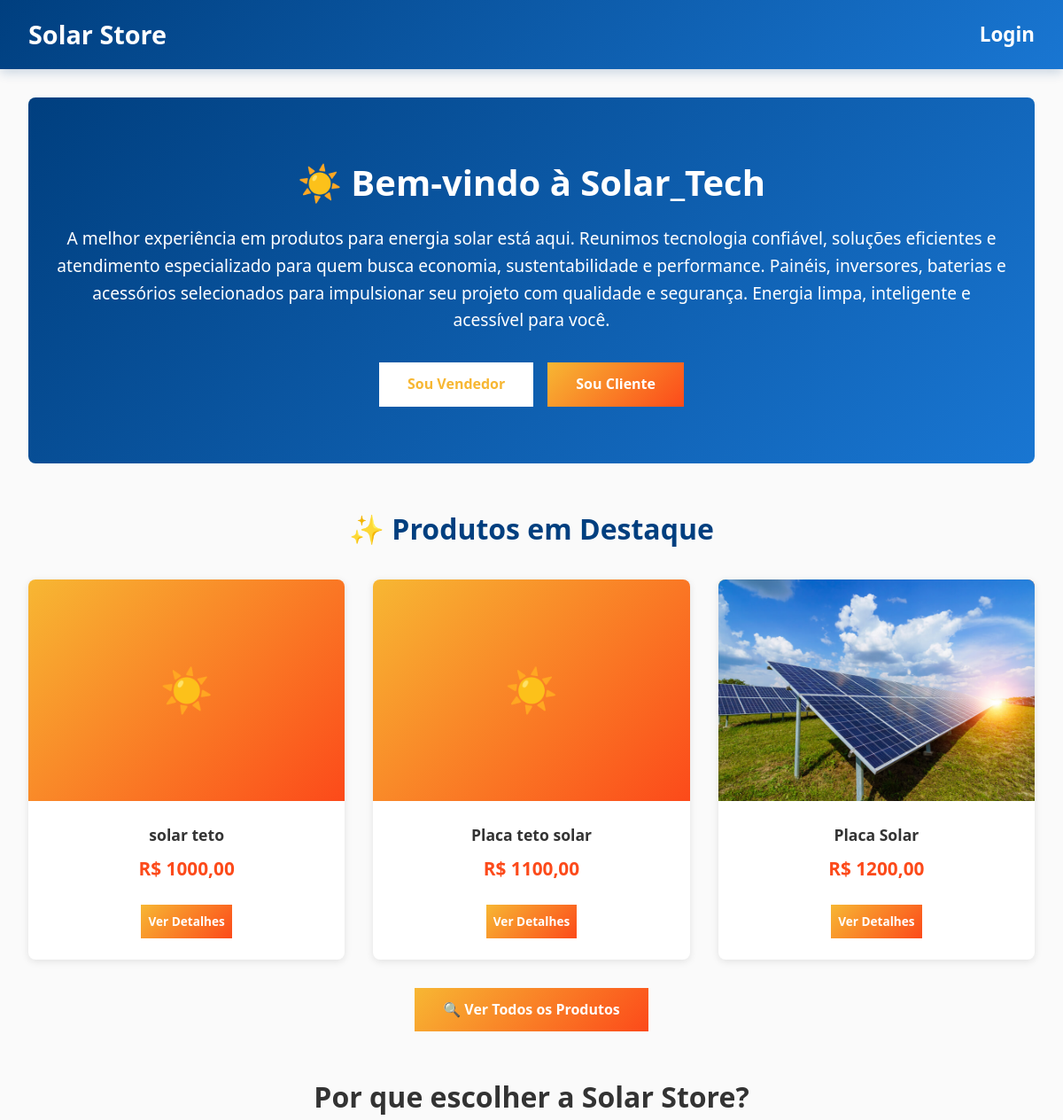
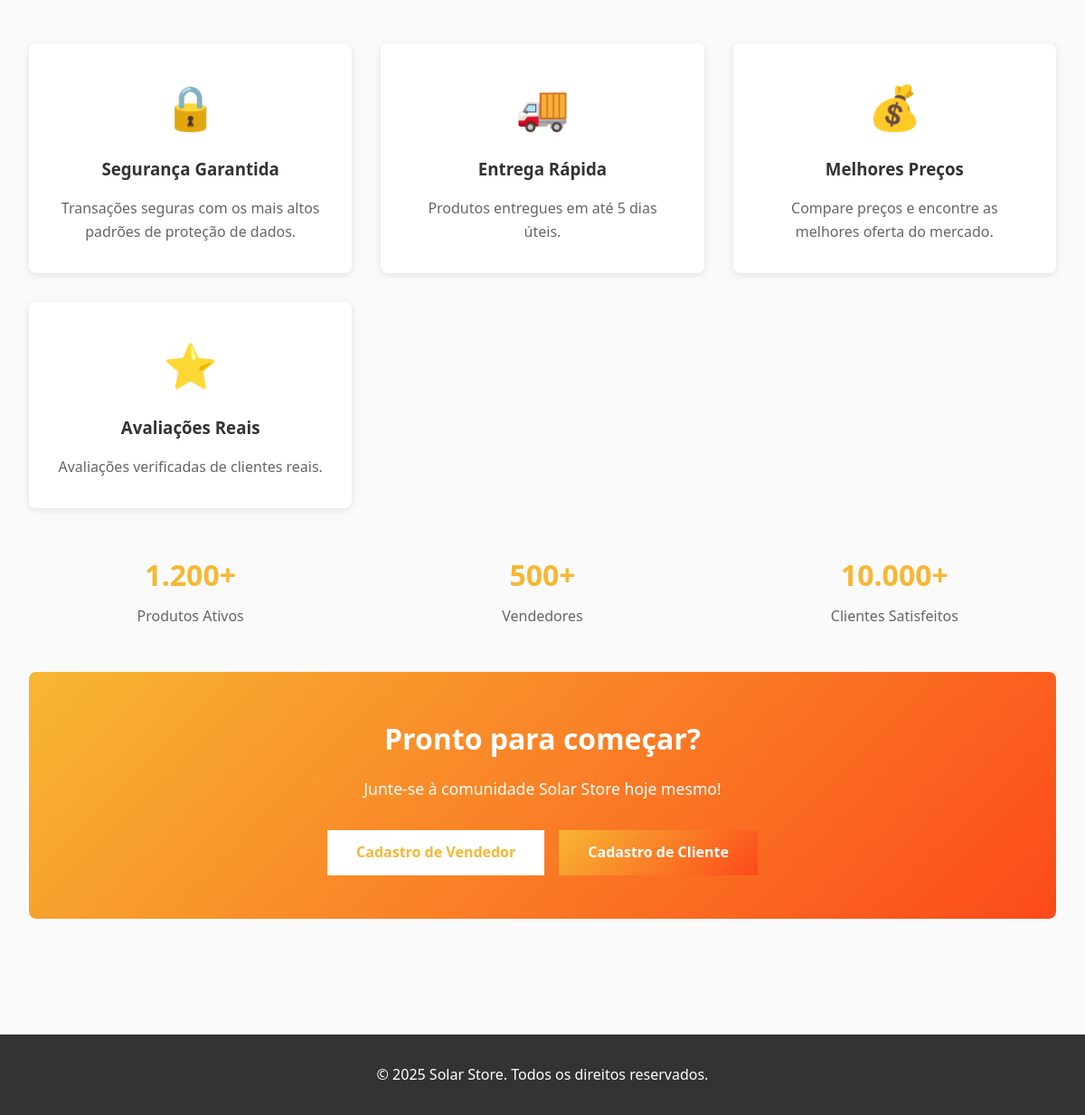
The page / on the database its author committed (2 pictures, top to bottom).
### products/models.py (models this page shows, shortened)
class Product(models.Model):
    seller = models.ForeignKey('accounts.SellerProfile', on_delete=models.CASCADE, related_name='products')
    name = models.CharField(max_length=255)
    slug = models.SlugField(max_length=255, unique=True, blank=True)
    description = models.TextField(blank=True)
    price = models.DecimalField(max_digits=10, decimal_places=2)
    quantity = models.PositiveIntegerField(default=0)
    image = models.ImageField(upload_to='products/%Y/%m/%d/', blank=True, null=True)
    image_url = models.URLField(max_length=500, blank=True, null=True, help_text="Link externo para imagem (ex: https://exemplo.com/imagem.png)")
    created_at = models.DateTimeField(auto_now_add=True)
    updated_at = models.DateTimeField(auto_now=True)
    class Meta:
        ordering = ['-created_at']

### solar_store/views.py (the view)
# urls.py: 2. Add a URL to urlpatterns:  path('', views.home, name='home')
def home(request):
    products = Product.objects.filter(quantity__gt=0).order_by('-created_at')[:4]
    return render(request, 'home.html', {'products': products})

### templates/home.html (shortened to what this page needs)
{% extends "base/base.html" %}
{% block extra_css %}
{% load static %}
<link rel="stylesheet" href="{% static 'css/home.css' %}">
{% endblock %}
{% block content %}
<section class="hero">
    <h1>☀️ Bem-vindo à Solar_Tech</h1>
    <p>A melhor experiência em produtos para energia solar está aqui. Reunimos tecnologia confiável, soluções eficientes e atendimento especializado para quem busca economia, sustentabilidade e performance. Painéis, inversores, baterias e acessórios selecionados para impulsionar seu projeto com qualidade e segurança.
Energia limpa, inteligente e acessível para você.</p>
    {% if user.is_authenticated %}
        <div class="hero-buttons">
            {% if user.seller_profile %}
                <a href="{% url 'seller_dashboard' %}" class="btn btn-white">
                    📊 Ir para Dashboard
                </a>
            {% elif user.customer_profile %}
                <a href="{% url 'customer_dashboard' %}" class="btn btn-white">
                    🛍️ Ir para Dashboard
                </a>
            {% endif %}
            <a href="{% url 'product_list' %}" class="btn btn-primary">
                Explorar Produtos
            </a>
        </div>
    {% else %}
        <div class="hero-buttons">
            <a href="{% url 'seller_register' %}" class="btn btn-white">
                Sou Vendedor
            </a>
            <a href="{% url 'customer_register' %}" class="btn btn-primary">
                Sou Cliente
            </a>
        </div>
    {% endif %}
</section>
{% if products %}
<section class="products-preview">
    <h2>✨ Produtos em Destaque</h2>
    <div class="products-preview-grid">
        {% for product in products|slice:":4" %}
        <div class="product-preview-card">
            <div class="product-preview-image">
                {% if product.image_url %}
                    <img src="{{ product.image_url }}" alt="{{ product.name }}" onerror="this.style.display='none'; this.parentElement.textContent='☀️';">
                {% elif product.image %}
                    <img src="{{ product.image.url }}" alt="{{ product.name }}" onerror="this.style.display='none'; this.parentElement.textContent='☀️';">
                {% else %}
                    ☀️
                {% endif %}
            </div>
            <div class="product-preview-info">
                <div class="product-preview-name">{{ product.name|truncatewords:3 }}</div>
                <div class="product-preview-price">R$ {{ product.price|floatformat:2 }}</div>
                <a href="{% url 'product_detail' slug=product.slug %}" class="btn btn-primary" style="font-size: 0.85rem; padding: 0.5rem; margin-top: 0.5rem;">
                    Ver Detalhes
                </a>
            </div>
        </div>
        {% endfor %}
    </div>
    <div style="text-align: center; margin-top: 2rem;">
        <a href="{% url 'product_list' %}" class="btn btn-primary" style="font-size: 1rem; padding: 0.75rem 2rem;">
            🔍 Ver Todos os Produtos
        </a>
    </div>
</section>
{% endif %}
<section>
    <h2 style="text-align: center; color: #333; margin: 3rem 0 2rem 0; font-size: 2rem;">Por que escolher a Solar Store?</h2>
    <div class="features">
        <div class="feature-card">
            <div class="feature-icon">🔒</div>
            <h3>Segurança Garantida</h3>
            <p>Transações seguras com os mais altos padrões de proteção de dados.</p>
        </div>
        <div class="feature-card">
            <div class="feature-icon">🚚</div>
            <h3>Entrega Rápida</h3>
            <p>Produtos entregues em até 5 dias úteis.</p>
        </div>
        <div class="feature-card">
            <div class="feature-icon">💰</div>
            <h3>Melhores Preços</h3>
            <p>Compare preços e encontre as melhores oferta do mercado.</p>
        </div>
        <div class="feature-card">
            <div class="feature-icon">⭐</div>
            <h3>Avaliações Reais</h3>
            <p>Avaliações verificadas de clientes reais.</p>
        </div>
    </div>
</section>
<section class="stats">
    <div class="stat-item">
        <h3>1.200+</h3>
        <p>Produtos Ativos</p>
    </div>
    <div class="stat-item">
        <h3>500+</h3>
        <p>Vendedores</p>
    </div>
    <div class="stat-item">
        <h3>10.000+</h3>
        <p>Clientes Satisfeitos</p>
    </div>
</section>
{% if not user.is_authenticated %}
<section class="cta-section">
    <h2>Pronto para começar?</h2>
    <p>Junte-se à comunidade Solar Store hoje mesmo!</p>
    <div style="display: flex; gap: 1rem; justify-content: center; flex-wrap: wrap;">
        <a href="{% url 'seller_register' %}" class="btn btn-white">
            Cadastro de Vendedor
        </a>
        <a href="{% url 'customer_register' %}" class="btn btn-primary">
            Cadastro de Cliente
        </a>
    </div>
</section>
{% endif %}
{% endblock %}

### static/css/base.css (style rules this page uses)
:root { --solar-yellow: #f7b733; --solar-orange: #fc4a1a; --solar-blue: #003f7f; --solar-blue-light: #1976d2; --solar-gray: #6e6e6e; --solar-light: #fafafa; --primary: #f7b733; --secondary: #fc4a1a; --success: #28a745; --warning: #ffc107; --danger: #d9534f; --light: #fafafa; --gray: #6e6e6e; --border: #f0f0f0; }
* { margin: 0; padding: 0; box-sizing: border-box; }
body { font-family: 'Segoe UI', Tahoma, Geneva, Verdana, sans-serif; background-color: var(--solar-light); color: var(--solar-gray); line-height: 1.6; }
.btn { display: inline-block; padding: 0.75rem 1.5rem; border-radius: 0; border: none; cursor: pointer; font-size: 1rem; transition: all 0.3s; text-decoration: none; text-align: center; }
.btn-primary { background: linear-gradient(135deg, #f7b733 0%, #fc4a1a 100%); color: white; font-weight: 600; border: none; }

### static/css/home.css (style rules this page uses)
.hero { background: linear-gradient(135deg, #003f7f 0%, #1976d2 100%); color: white; padding: 4rem 2rem; text-align: center; border-radius: 8px; margin-bottom: 3rem; }
.hero h1 { font-size: 2.5rem; margin-bottom: 1rem; }
.hero p { font-size: 1.2rem; margin-bottom: 2rem; }
.hero-buttons { display: flex; gap: 1rem; justify-content: center; flex-wrap: wrap; }
.hero .btn { font-size: 1rem; padding: 0.75rem 2rem; }
.btn-white { background-color: white; color: #f7b733; font-weight: 600; }
.features { display: grid; grid-template-columns: repeat(auto-fit, minmax(300px, 1fr)); gap: 2rem; margin: 3rem 0; }
.feature-card { background: white; border-radius: 8px; padding: 2rem; text-align: center; box-shadow: 0 2px 8px rgba(0, 0, 0, 0.1); transition: transform 0.3s; }
.feature-icon { font-size: 3rem; margin-bottom: 1rem; }
.feature-card h3 { color: #333; margin-bottom: 1rem; }
.feature-card p { color: #666; }
.cta-section { background: linear-gradient(135deg, #f7b733 0%, #fc4a1a 100%); color: white; padding: 3rem 2rem; border-radius: 8px; text-align: center; margin: 3rem 0; }
.cta-section h2 { font-size: 2rem; margin-bottom: 1rem; }
.cta-section p { font-size: 1.1rem; margin-bottom: 2rem; }
.cta-section .btn { font-size: 1rem; padding: 0.75rem 2rem; }
.products-preview { margin: 3rem 0; }
.products-preview h2 { color: #003f7f; margin-bottom: 2rem; text-align: center; font-size: 2rem; }
.products-preview-grid { display: grid; grid-template-columns: repeat(auto-fill, minmax(280px, 1fr)); gap: 2rem; }
.product-preview-card { background: white; border-radius: 8px; overflow: hidden; box-shadow: 0 2px 8px rgba(0, 0, 0, 0.1); text-align: center; transition: transform 0.3s, box-shadow 0.3s; }
.product-preview-image { width: 100%; height: 250px; background: linear-gradient(135deg, #f7b733 0%, #fc4a1a 100%); display: flex; align-items: center; justify-content: center; font-size: 3rem; overflow: hidden; }
.product-preview-image img { width: 100%; height: 100%; object-fit: cover; }
.product-preview-info { padding: 1.5rem; }
.product-preview-name { font-weight: 600; color: #333; margin-bottom: 0.5rem; font-size: 1.1rem; }
.product-preview-price { color: #fc4a1a; font-weight: bold; font-size: 1.3rem; margin-bottom: 1rem; }
.stats { display: grid; grid-template-columns: repeat(auto-fit, minmax(200px, 1fr)); gap: 2rem; margin: 3rem 0; text-align: center; }
.stat-item h3 { font-size: 2rem; color: #f7b733; margin-bottom: 0.5rem; }
.stat-item p { color: #666; }

### rows shown on the page
Product: name "solar teto", price "1000,00"
Product: name "Placa teto solar", price "1100,00"
Product: image (picture), name "Placa Solar", price "1200,00"
